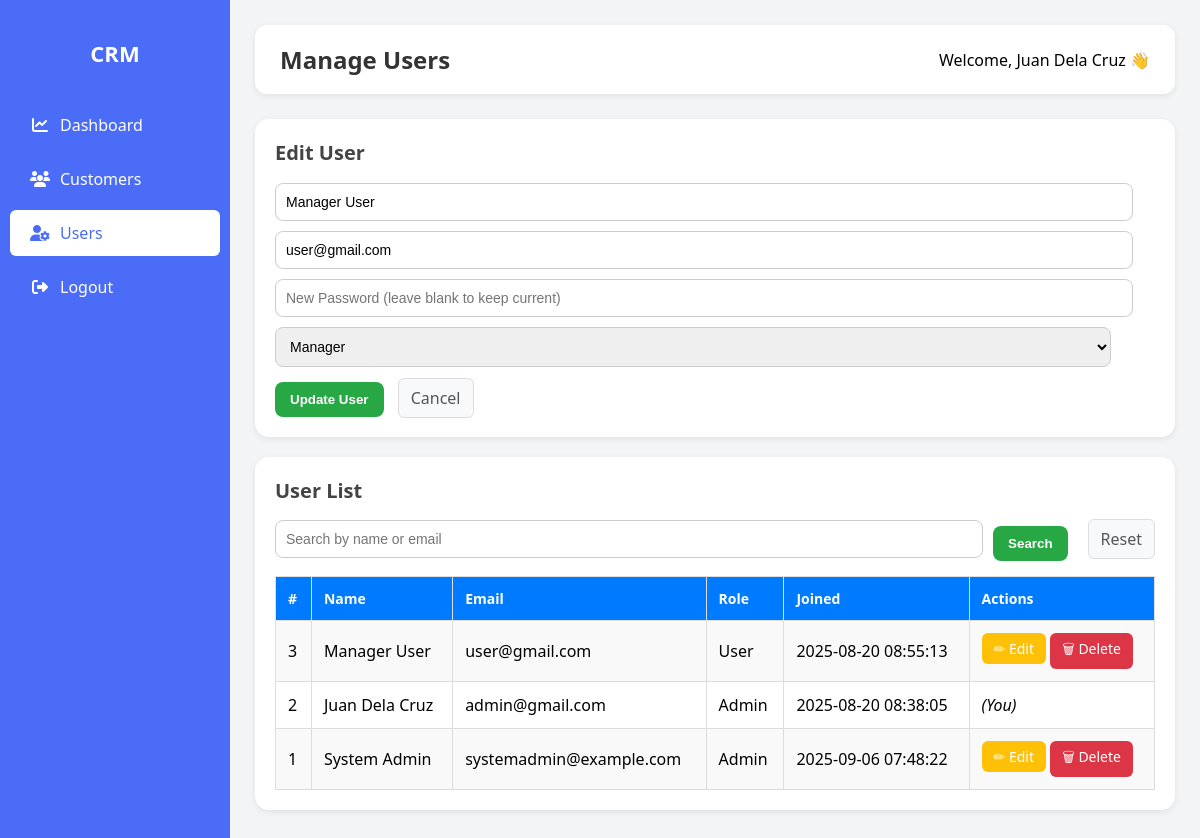
Screenshot of /users.php?edit=3 (signed in) with the database file from the repository.
### tables this page shows
CREATE TABLE `users` (
  `id` int(11) NOT NULL,
  `name` varchar(100) NOT NULL,
  `email` varchar(100) NOT NULL,
  `password` varchar(255) NOT NULL,
  `role` enum('admin','user') DEFAULT 'user',
  `created_at` timestamp NOT NULL DEFAULT current_timestamp()
);

### users.php (the view, shortened to what this page needs)
<?php
include 'config.php';
if (isset($_GET['search']) && !empty($_GET['search'])) {
    $search = "%" . $_GET['search'] . "%";
    $stmt = $conn->prepare("SELECT id, name, email, role, created_at FROM users WHERE name LIKE ? OR email LIKE ? ORDER BY id DESC");
    $stmt->bind_param("ss", $search, $search);
    $stmt->execute();
    $result = $stmt->get_result();
    $stmt->close();
} else {
    $result = $conn->query("SELECT id, name, email, role, created_at FROM users ORDER BY id DESC");
}
$editUser = null;
if (isset($_GET['edit'])) {
    $id = intval($_GET['edit']);
    $stmt = $conn->prepare("SELECT * FROM users WHERE id = ?");
    $stmt->bind_param("i", $id);
    $stmt->execute();
    $editUser = $stmt->get_result()->fetch_assoc();
}
?>
<!DOCTYPE html>
<html lang="en">
<head>
    <link rel="stylesheet" href="https://cdnjs.cloudflare.com/ajax/libs/font-awesome/6.4.0/css/all.min.css">
</head>
<body>
    <div class="sidebar">
    <h2>CRM</h2>
     <a href="dashboard.php"><i class="fas fa-chart-line"></i> <span>Dashboard</span></a>
    <a href="customers.php"><i class="fas fa-users"></i> Customers</a>
       <a href="users.php" class="active" ><i class="fas fa-user-cog"></i> <span>Users</span></a>
    <a href="logout.php"><i class="fas fa-sign-out-alt"></i> <span>Logout</span></a>
    </div>
    <div class="main-content">
        <div class="header">
            <h2>Manage Users</h2>
            <span>Welcome, <?php echo htmlspecialchars($_SESSION['name']); ?> 👋</span>
        </div>
        <div class="card">
            <?php if ($editUser) { ?>
                <h3>Edit User</h3>
                <form method="POST">
                    <input type="text" name="name" value="<?= htmlspecialchars($editUser['name']); ?>" required><br>
                    <input type="email" name="email" value="<?= htmlspecialchars($editUser['email']); ?>" required><br>
                    <input type="password" name="password" placeholder="New Password (leave blank to keep current)"><br>
                    <select name="role" required>
                        <option value="user" <?= $editUser['role'] === 'user' ? 'selected' : ''; ?>>Manager</option>
                    </select><br>
                    <button type="submit" name="update_user" class="btn-add">Update User</button>
                    <a href="users.php" class="cancel-btn">Cancel</a>
                </form>
            <?php } ?>
        </div>
        <div class="card">
            <h3>User List</h3>
            <form method="GET" class="search-bar">
                <input type="text" name="search" placeholder="Search by name or email" value="<?= isset($_GET['search']) ? htmlspecialchars($_GET['search']) : '' ?>">
                <button type="submit" class="btn-add">Search</button>
                <a href="users.php" class="cancel-btn">Reset</a>
            </form>
            <table>
                <tr>
                    <th>#</th>
                    <th>Name</th>
                    <th>Email</th>
                    <th>Role</th>
                    <th>Joined</th>
                    <th>Actions</th>
                </tr>
                <?php while ($row = $result->fetch_assoc()) { ?>
                <tr>
                    <td><?= htmlspecialchars($row['id']); ?></td>
                    <td><?= htmlspecialchars($row['name']); ?></td>
                    <td><?= htmlspecialchars($row['email']); ?></td>
                    <td><?= ucfirst(htmlspecialchars($row['role'])); ?></td>
                    <td><?= htmlspecialchars($row['created_at']); ?></td>
                    <td>
                        <?php if ($row['id'] != $_SESSION['user_id']) { ?>
                            <a href="users.php?edit=<?= $row['id']; ?>" class="btn btn-edit">✏ Edit</a>
                            <a href="users.php?delete=<?= $row['id']; ?>"
                               class="btn btn-delete"
                               onclick="return confirm('Are you sure you want to delete this user?');">
                               🗑 Delete
                            </a>
                        <?php } else { ?>
                            <em>(You)</em>
                        <?php } ?>
                    </td>
                </tr>
                <?php } ?>
            </table>
        </div>
    </div>
</body>
</html>

### users.php (style rules this page uses)
:root { --primary: #4a6cf7; --primary-dark: #3a5ad9; --secondary: #6c757d; --success: #28a745; --warning: #ffc107; --danger: #dc3545; --light: #f8f9fa; --dark: #343a40; --sidebar-width: 230px; --border-radius: 8px; --box-shadow: 0 4px 6px rgba(0, 0, 0, 0.1); --transition: all 0.3s ease; }
body { margin: 0; font-family: 'Segoe UI', Tahoma, Geneva, Verdana, sans-serif; display: flex; height: 100vh; background: #f3f4f6; }
.sidebar { width: var(--sidebar-width); background: var(--primary); color: white; display: flex; flex-direction: column; padding-top: 20px; transition: var(--transition); z-index: 1000; }
.sidebar h2 { text-align: center; margin-bottom: 30px; font-size: 22px; padding: 0 15px; }
.sidebar a { color: white; padding: 12px 20px; text-decoration: none; display: flex; align-items: center; transition: var(--transition); border-radius: 6px; margin: 4px 10px; }
.sidebar a i { margin-right: 10px; width: 20px; text-align: center; }
.sidebar a.active { background: white; color: var(--primary); }
.main-content { flex: 1; padding: 25px; overflow-y: auto; }
.header { background: white; padding: 18px 25px; border-radius: 12px; box-shadow: 0 2px 6px rgba(0,0,0,0.08); margin-bottom: 25px; display: flex; justify-content: space-between; align-items: center; }
.header h2 { margin: 0; font-size: 24px; color: #333; }
.card { background: white; padding: 20px; border-radius: 14px; box-shadow: 0 2px 6px rgba(0,0,0,0.08); margin-bottom: 20px; }
.card h3 { margin-top: 0; margin-bottom: 12px; font-size: 20px; color: #444; }
table { width: 100%; border-collapse: collapse; margin-top: 15px; }
table th, table td { border: 1px solid #ddd; padding: 12px; text-align: left; }
th { background: #007BFF; color: white; font-size: 14px; }
tr:nth-child(even) { background: #f9f9f9; }
.btn { padding: 6px 12px; border: none; border-radius: 6px; cursor: pointer; font-size: 14px; text-decoration: none; display: inline-block; }
.btn-edit { background: #ffc107; color: white; }
.btn-delete { background: #dc3545; color: white; }
.btn-add { background: #28a745; color: white; padding: 10px 15px; margin-top: 10px; border-radius: 8px; display: inline-block; font-weight: bold; border: none; cursor: pointer; }
input, select, textarea { width: 95%; padding: 10px; margin: 5px 0; border: 1px solid #ccc; border-radius: 8px; font-size: 14px; }
.search-bar { margin-bottom: 15px; display: flex; gap: 10px; align-items: center; }
.search-bar input { flex: 1; margin: 0; }
.cancel-btn { margin-left: 10px; color: #555; text-decoration: none; padding: 8px 12px; border-radius: 6px; background: #f8f9fa; border: 1px solid #ddd; }

### rows the page displays
users: name "Manager User", email "user@gmail.com", role "Manager", id "3", role "User", created_at "2025-08-20 08:55:13"
users: id "2", name "Juan Dela Cruz", email "admin@gmail.com", role "Admin", created_at "2025-08-20 08:38:05", shows "(You)"
users: id "1", name "System Admin", email "systemadmin@example.com", role "Admin", created_at "2025-09-06 07:48:22"

### other values shown
$_SESSION['name'] "Juan Dela Cruz"
